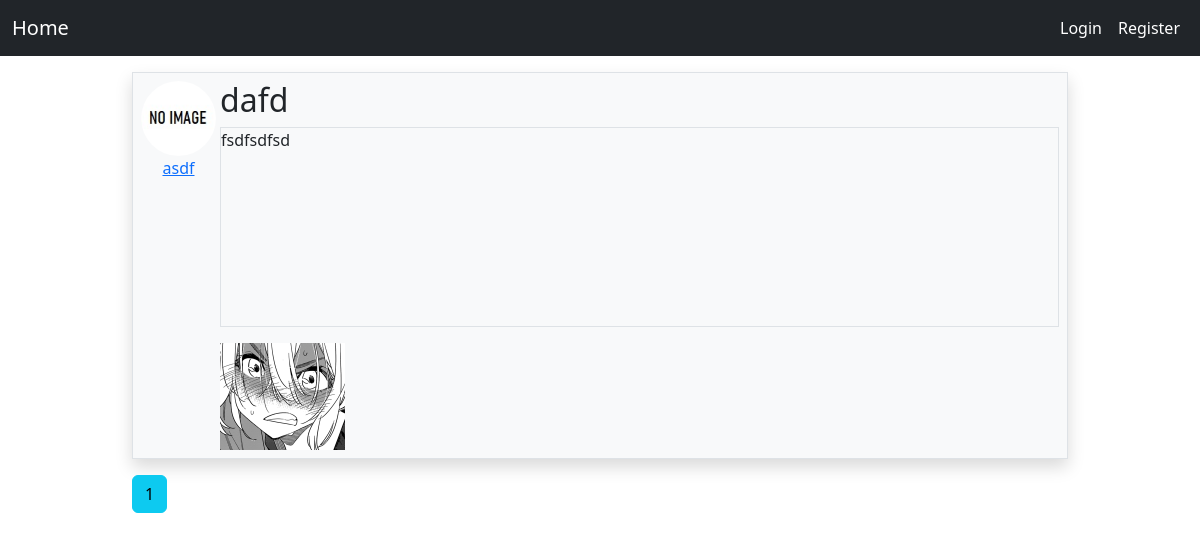
/user_posts/1, run on an earlier commit of the app's database.
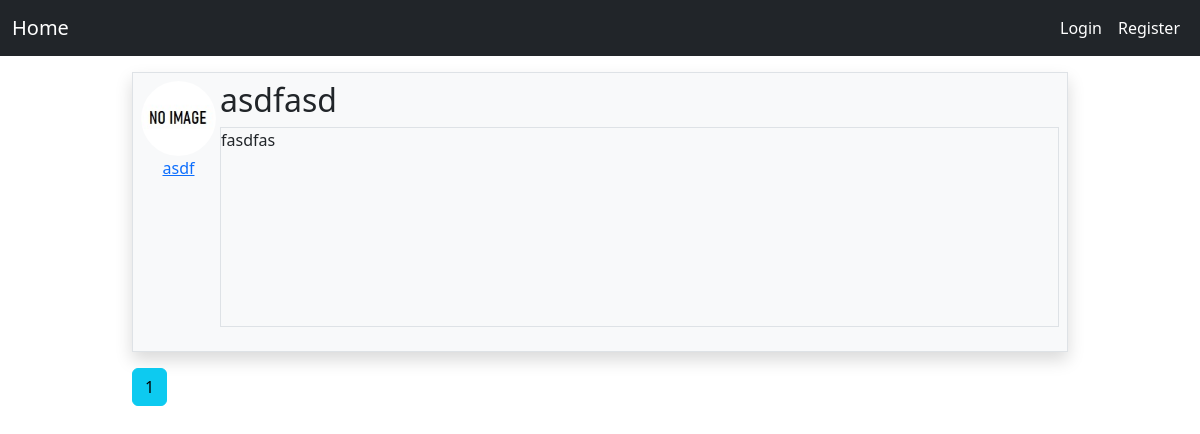
And on a later commit of the database.
### webapp/models.py (models this page shows, shortened)
class Post(db.Model, UserMixin):
    id = db.Column(db.Integer, primary_key=True)
    text = db.Column(db.Text)
    title = db.Column(db.String(100),nullable=False)
    time = db.Column(db.DateTime, nullable=False, default=datetime.utcnow)
    user_id = db.Column(db.Integer, db.ForeignKey('user.id'), nullable=False)
    images = db.relationship('Image', backref='post', lazy=True)
    comments = db.relationship('Comment', backref='post', lazy=True)

class User(db.Model, UserMixin):
    id = db.Column(db.Integer, primary_key=True)
    username= db.Column(db.String(20), nullable=False)
    password= db.Column(db.String(50), nullable=False)
    email= db.Column(db.String(50), nullable=False)
    about = db.Column(db.Text)
    profile_image = db.Column(db.String(100), nullable=False, default='no_image.jpg')
    time = db.Column(db.DateTime, nullable=False, default=datetime.utcnow)
    posts = db.relationship('Post', backref='author', lazy=True)
    comments = db.relationship('Comment', backref='author', lazy=True)
    following = db.relationship('Follow',
                foreign_keys=[Follow.follower_id],
                backref=db.backref('follower', lazy='joined'),
                lazy='dynamic',
                cascade='all, delete-orphan')
    follower = db.relationship('Follow',
                foreign_keys=[Follow.following_id],
                backref=db.backref('following', lazy='joined'),
                lazy='dynamic',
                cascade='all, delete-orphan')

class Image(db.Model, UserMixin):
    id = db.Column(db.Integer, primary_key=True)
    image = db.Column(db.String(260), nullable=False)
    post_id = db.Column(db.Integer, db.ForeignKey('post.id'), nullable=False)

### webapp/account/routes.py (the view)
@account.route('/user_posts/<int:user_id>')
def user_posts(user_id):
    user = User.query.filter_by(id=user_id).first()
    page = request.args.get('page', 1, type=int)
    posts = Post.query.filter_by(user_id=user.id).\
        order_by(Post.time.desc()).\
        paginate(page=page, per_page=5)
    return render_template('user_posts.html', posts=posts, user=user, Image=Image)

### webapp/templates/user_posts.html
{% extends 'base.html' %}
{% block body %}
<div class="d-grid gap-3 mt-3 ml-3">
    {% for post in posts.items %}
        <div class="p-2 bg-light border shadow">
            <div class="d-flex gap-1">
                <div class="d-flex flex-column align-items-center">
                    <a href="#">
                    <img class="p-0 rounded-circle"
                    src="{{url_for('static', filename='profile_images_preview/' + post.author.profile_image)}}"
                    style="width: 75px; height: 75px;">
                    </a>
                    <a class="p-0" href="#">{{ post.author.username }}</a>
                </div>
                <div class="flex-grow-1 vh-10">
                    <h2><a href="{{url_for('post.single_post', post_id = post.id)}}" style="color:inherit; text-decoration: none;">
                         {{post.title}}
                    </a></h2>
                    <p class="border overflow-auto"
                    style="height: 200px;">
                    {{post.text}}
                    </p>
                    {% for image in Image.query.filter_by(post=post) %}
                    <img src="{{url_for('static', filename='images_preview/' + image.image)}}" alt="" width="125px">
                    {% endfor %}
                </div>
            </div>
        </div>
    {% endfor %}
    <div class="">
        {% for page_num in posts.iter_pages(left_edge=1, right_edge=1, left_current=1, right_current=2) %}
        {% if page_num %}
            {% if page_num == posts.page %}
                <a class="btn btn-info mb-4" href="{{url_for('account.user_posts', user_id=user.id, page=page_num)}}">{{ page_num }}</a>
            {% else %}
                <a class="btn btn-outline-info mb-4" href="{{url_for('account.user_posts', user_id=user.id, page=page_num)}}">{{ page_num }}</a>
            {% endif%}
        {% else %}
        ...
        {% endif%}
        {% endfor %}
    </div>
</div>
{% endblock %}

What changed in the data, as far as the page shows it:
removed Image: image (picture)
changed Post "asdf": title "dafd" → "asdfasd"; text "fsdfsdfsd" → "fasdfas"
